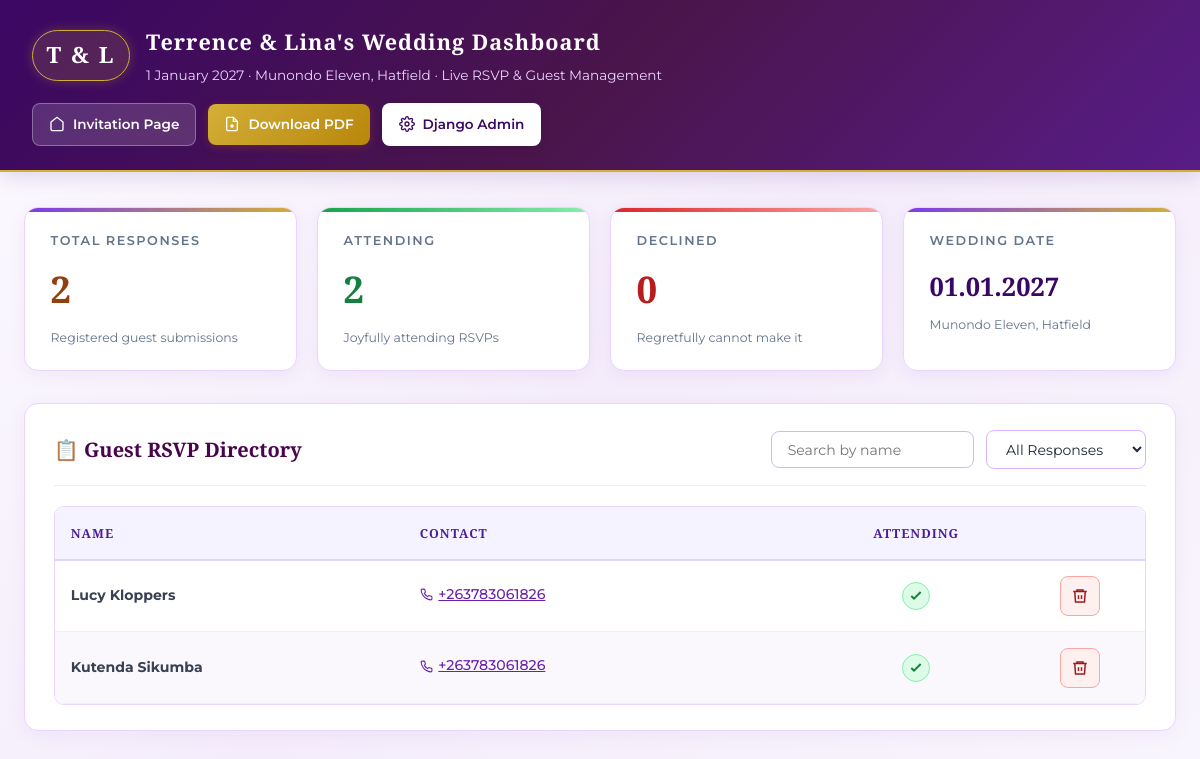
/dashboard/ (signed in), run on an earlier commit of the app's database.
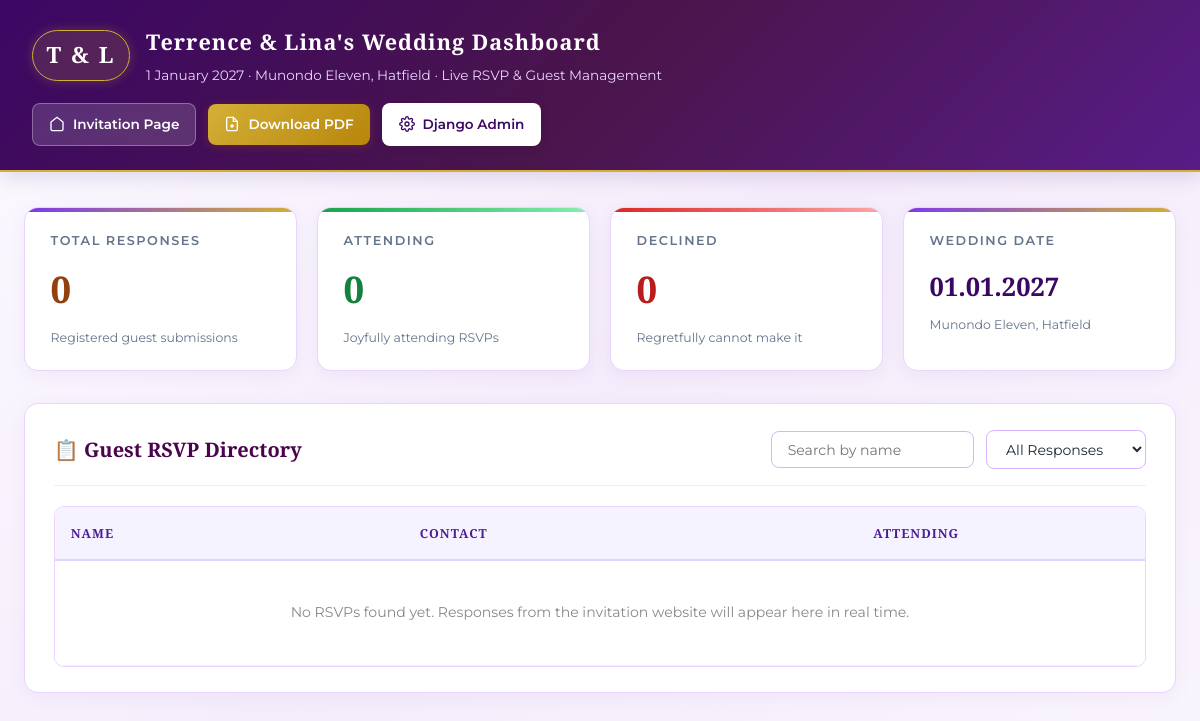
And on a later commit of the database.
### invitation/models.py (models this page shows, shortened)
class RSVP(models.Model):
    ATTENDING_CHOICES = [
        ('yes', 'Joyfully Attending'),
        ('no', 'Regretfully Declining'),
    ]
    name = models.CharField(max_length=255, verbose_name="Guest Name")
    phone = models.CharField(max_length=100, verbose_name="Phone / WhatsApp")
    email = models.EmailField(blank=True, null=True, verbose_name="Email Address")
    attending = models.CharField(
        max_length=20,
        choices=ATTENDING_CHOICES,
        default='yes',
        verbose_name="Attendance Status"
    )
    guest_count = models.IntegerField(default=1, verbose_name="Guest Count")
    guest_names = models.TextField(blank=True, null=True, default='', verbose_name="Accompanying Guest Names")
    notes = models.TextField(blank=True, null=True, default='', verbose_name="Wishes & Blessings for Couple")
    created_at = models.DateTimeField(default=timezone.now, verbose_name="RSVP Date")
    class Meta:
        db_table = 'rsvps'
        ordering = ['-id']
        verbose_name = 'RSVP'
        verbose_name_plural = 'Guest RSVPs'
    @property
    def is_attending(self):
        return self.attending.lower() == 'yes'

### invitation/views.py (the view)
# urls.py: path('dashboard/', views.dashboard, name='dashboard'),
@staff_member_required
def dashboard(request):
    if request.method == 'POST':
        guest_form = AdminGuestForm(request.POST)
        if guest_form.is_valid():
            guest_form.save()
            messages.success(request, 'Guest added to the RSVP directory.')
            return redirect('invitation:dashboard')
    else:
        guest_form = AdminGuestForm()
    rsvps = RSVP.objects.all().order_by('-id')
    total_responses = rsvps.count()
    attending = [r for r in rsvps if r.is_attending]
    declined = total_responses - len(attending)
    photos = GuestPhoto.objects.all().order_by('-id')
    context = {
        'rsvps': rsvps,
        'total_responses': total_responses,
        'attending_count': len(attending),
        'declined_count': declined,
        'photos': photos,
        'guest_form': guest_form,
    }
    return render(request, 'invitation/dashboard.html', context)

### templates/invitation/dashboard.html (shortened to what this page needs)
{% load static %}
<!DOCTYPE html>
<html lang="en">
<head>
  <link rel="stylesheet" href="{% static 'css/style.css' %}">
</head>
<body class="dashboard-body">
  <header class="dashboard-header">
    <div class="dashboard-brand">
      <div class="dashboard-monogram">T &amp; L</div>
      <div class="dashboard-title-box">
        <h1>Terrence &amp; Lina's Wedding Dashboard</h1>
        <p>1 January 2027 · Munondo Eleven, Hatfield · Live RSVP &amp; Guest Management</p>
      </div>
    </div>
    <div class="dashboard-nav-actions">
      <a href="{% url 'invitation:index' %}" class="dash-btn dash-btn-secondary" title="View Invitation Website">
        <svg viewBox="0 0 24 24" fill="none" stroke="currentColor" stroke-width="2" width="16" height="16">
          <path d="M3 9l9-7 9 7v11a2 2 0 0 1-2 2H5a2 2 0 0 1-2-2z"></path>
        </svg>
        <span>Invitation Page</span>
      </a>
      <a href="{% url 'invitation:api_export_pdf' %}" class="dash-btn dash-btn-primary"
        title="Download PDF Guest List">
        <svg viewBox="0 0 24 24" fill="none" stroke="currentColor" stroke-width="2" width="16" height="16">
          <path d="M14 2H6a2 2 0 0 0-2 2v16a2 2 0 0 0 2 2h12a2 2 0 0 0 2-2V8z"></path>
          <polyline points="14 2 14 8 20 8"></polyline>
          <line x1="12" y1="18" x2="12" y2="12"></line>
          <line x1="9" y1="15" x2="15" y2="15"></line>
        </svg>
        <span>Download PDF</span>
      </a>
      <a href="/admin/" class="dash-btn dash-btn-admin" title="Open Django Admin">
        <span>Django Admin</span>
      </a>
    </div>
  </header>
  <div class="dashboard-container">
    <div class="stats-row">
      <div class="stat-card-elevated gold">
        <span class="card-label">Total Responses</span>
        <div class="card-value">{{ total_responses }}</div>
        <div class="card-subtext">Registered guest submissions</div>
      </div>
      <div class="stat-card-elevated attending">
        <span class="card-label">Attending</span>
        <div class="card-value">{{ attending_count }}</div>
        <div class="card-subtext">Joyfully attending RSVPs</div>
      </div>
      <div class="stat-card-elevated declined">
        <span class="card-label">Declined</span>
        <div class="card-value">{{ declined_count }}</div>
        <div class="card-subtext">Regretfully cannot make it</div>
      </div>
      <div class="stat-card-elevated">
        <span class="card-label">Wedding Date</span>
        <div class="card-value" style="font-size:1.6rem;padding-top:0.4rem;">01.01.2027</div>
        <div class="card-subtext">Munondo Eleven, Hatfield</div>
      </div>
    </div>
    <div class="panel-card">
      <div class="panel-header">
        <h2 class="panel-title">
          <span>📋 Guest RSVP Directory</span>
        </h2>
        <div class="search-filter-bar">
          <input type="text" id="dashSearchInput" class="dash-search-input"
            placeholder="Search by name" oninput="filterTable()">
          <select id="dashStatusFilter" class="dash-filter-select" onchange="filterTable()">
            <option value="all">All Responses</option>
          </select>
        </div>
      </div>
      <div class="dash-table-wrap">
        <table class="dash-table" id="rsvpsTable">
          <thead>
            <tr>
              <th>Name</th>
              <th>Contact</th>
              <th>Attending</th>
              <th><span class="visually-hidden">Delete</span></th>
            </tr>
          </thead>
          <tbody>
            {% for r in rsvps %}
            <tr data-status="{{ r.attending|lower }}" data-row-id="{{ r.id }}" class="rsvp-row">
              <td><strong>{{ r.name }}</strong></td>
              <td>
                <a href="tel:{{ r.phone }}" class="phone-link">
                  <span>{{ r.phone }}</span>
                </a>
              </td>
              <td>
                {% if r.is_attending %}
                <span class="attendance-icon" title="Attending" aria-label="Attending">
                  <svg viewBox="0 0 24 24" fill="none" stroke="currentColor" stroke-width="3" width="16" height="16" aria-hidden="true">
                    <path d="m5 12 4 4L19 6"></path>
                  </svg>
                </span>
                {% endif %}
              </td>
              <td>
                <button type="button" class="dash-delete-btn"
                  onclick="deleteGuestRow({{ r.id }}, '{{ r.name|escapejs }}')"
                  title="Delete {{ r.name|escapejs }}" aria-label="Delete {{ r.name|escapejs }}">
                  <svg viewBox="0 0 24 24" fill="none" stroke="currentColor" stroke-width="2" aria-hidden="true">
                    <path d="M3 6h18"></path>
                    <path d="M8 6V4h8v2"></path>
                    <path d="m19 6-1 14H6L5 6"></path>
                    <path d="M10 11v5M14 11v5"></path>
                  </svg>
                </button>
              </td>
            </tr>
            {% empty %}
            <tr>
              <td colspan="4" style="text-align:center;padding:2.5rem;color:#888;">
                No RSVPs found yet. Responses from the invitation website will appear here in real time.
              </td>
            </tr>
            {% endfor %}
          </tbody>
        </table>
      </div>
    </div>
  </div>
</body>
</html>

### static/css/style.css (style rules this page uses)
:root { --purple-deep: #2A0937; --purple-royal: #421252; --purple-regal: #5A196E; --purple-amethyst: #7E268E; --purple-velvet: #942E86; --purple-soft: #D4B2E8; --purple-mist: #F4ECF9; --gold-primary: #D4AF37; --gold-light: #F6E6B4; --gold-dark: #A6841E; --gold-glow: rgba(212, 175, 55, 0.45); --gold-border: rgba(212, 175, 55, 0.35); --bg-parchment: #FAF7F2; --bg-ivory: #FDFBF8; --bg-card: #FFFFFF; --text-dark: #1E1528; --text-muted: #64566F; --text-gold: #C5A46D; --font-script: 'Great Vibes', cursive; --font-serif: 'Cormorant Garamond', Georgia, serif; --font-cinzel: 'Cinzel', Georgia, serif; --font-sans: 'Montserrat', -apple-system, BlinkMacSystemFont, sans-serif; --shadow-sm: 0 4px 12px rgba(42, 9, 55, 0.08); --shadow-md: 0 10px 30px rgba(42, 9, 55, 0.12); --shadow-lg: 0 20px 50px rgba(42, 9, 55, 0.22); --shadow-gold: 0 10px 35px rgba(212, 175, 55, 0.3); --radius-sm: 8px; --radius-md: 16px; --radius-lg: 28px; --radius-full: 9999px; --transition-smooth: all 0.4s cubic-bezier(0.16, 1, 0.3, 1); }
*, *::before, *::after { box-sizing: border-box; margin: 0; padding: 0; }
html { scroll-behavior: smooth; -webkit-text-size-adjust: 100%; }
body { font-family: var(--font-serif); font-size: 1.125rem; background-color: var(--bg-parchment); color: var(--text-dark); line-height: 1.7; overflow-x: hidden; -webkit-font-smoothing: antialiased; -moz-osx-font-smoothing: grayscale; }
button, input, select, textarea { font-family: inherit; }
a { color: inherit; text-decoration: none; }

What changed in the data, as far as the page shows it:
removed RSVP: name "Lucy Kloppers", phone "+263783061826", attending "yes" (drawn)
removed RSVP: name "Kutenda Sikumba", phone "+263783061826", attending "yes" (drawn)
Also different on the page:
{{ total_responses }}: "2" → "0"
{{ attending_count }}: "2" → "0"
text now shown: "No RSVPs found yet. Responses from the invitation website will appear here in real time."
